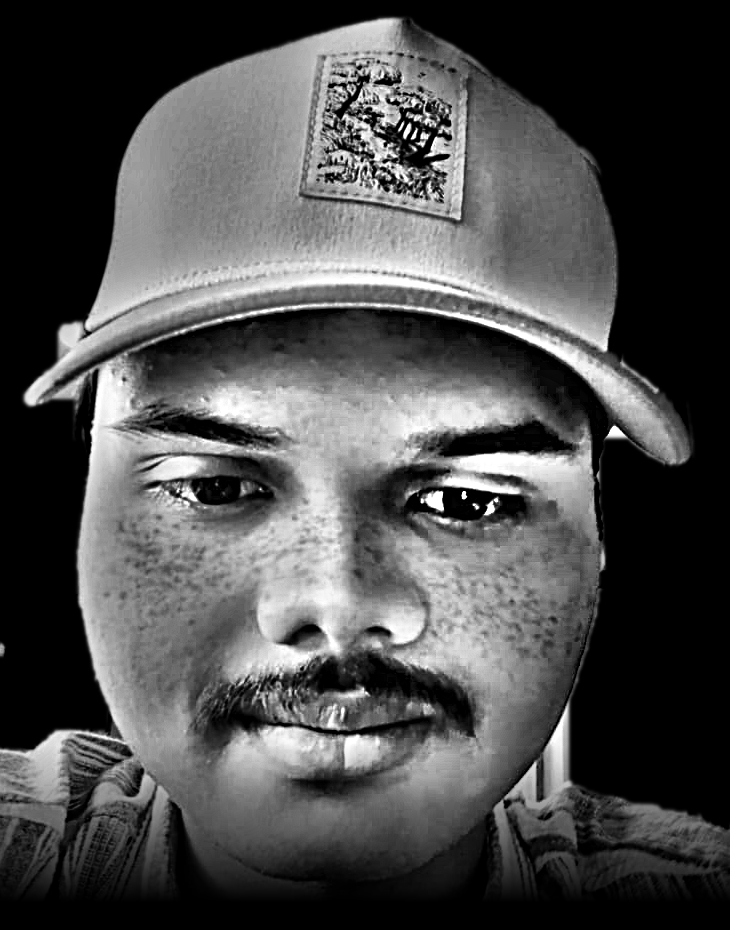
#> input picture source-prepped.png, 730 x 930 px
$ python make_ascii_svg.py
#> lines starting #> are read from the running program, lines starting #| are printed output that depends on the picture
"""source-prepped.png -> self-typing monochrome ASCII portrait (avi-ascii.svg).
Bright pixels -> dense glyphs, black -> blank, drawn on a dark card."""
import cv2, numpy as np
from xml.sax.saxutils import escape

COLS = 100
RAMP = " .`:-=+*cs#%@"          # blank -> dense
CHAR_W, LINE_H, FONT = 6.0, 10.0, 10   # glyph cell in SVG px
FILL, BG = "#c9d1d9", "#0d1117"

img = cv2.imread("source-prepped.png", 0)
#> img is the input picture: shape (930, 730); min 0, max 255, mean 76
h, w = img.shape
#> h = 930; w = 730
rows = int(COLS * h / w * (CHAR_W / LINE_H))
#> rows = 76
small = cv2.resize(img, (COLS, rows), interpolation=cv2.INTER_AREA).astype(float) / 255
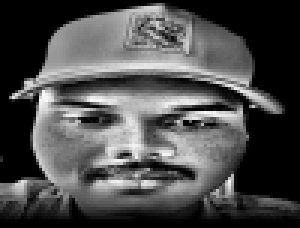
#> small: shape (76, 100) float64 (shown 3 times larger); min 0, max 0.988, mean 0.298
fgv = small[small > 0.04]
#> fgv = 4958 values, max 0.988 at index 1984, min 0.0431 at index 0, mean 0.456
lo, hi = np.percentile(fgv, 4), np.percentile(fgv, 99)
#> lo = 0.0784; hi = 0.914
small = np.where(small > 0.04, np.clip((small - lo) / (hi - lo), 0, 1) ** 1.25, 0)  # push midtones down so features read
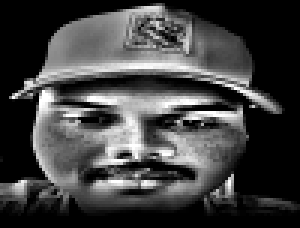
#> small: shape (76, 100) float64 (shown 3 times larger); min 0, max 1, mean 0.257
idx = (small * (len(RAMP) - 1)).round().astype(int)
lines = ["".join(RAMP[i] for i in r).rstrip() for r in idx]

W, H = COLS * CHAR_W + 20, rows * LINE_H + 20
#> W = 620; H = 780
out = [f'<svg xmlns="http://www.w3.org/2000/svg" viewBox="0 0 {W:.0f} {H:.0f}" width="{W:.0f}" height="{H:.0f}">',
       f'<rect width="100%" height="100%" rx="10" fill="{BG}"/>', "<defs>"]
for i in range(rows):
    t = i * 0.07
    out.append(f'<clipPath id="r{i}"><rect x="10" y="{10+i*LINE_H-1:.1f}" width="0" height="{LINE_H+1}">'
               f'<animate attributeName="width" from="0" to="{COLS*CHAR_W:.0f}" dur="0.55s" begin="{t:.2f}s" fill="freeze"/>'
               f'</rect></clipPath>')
out.append("</defs>")
for i, ln in enumerate(lines):
    if not ln.strip():
        continue
    y = 10 + (i + 1) * LINE_H - 2
    out.append(f'<text x="10" y="{y:.1f}" font-family="ui-monospace,Menlo,Consolas,\'DejaVu Sans Mono\',monospace" '
               f'font-size="{FONT}" fill="{FILL}" xml:space="preserve" textLength="{len(ln)*CHAR_W:.0f}" '
               f'lengthAdjust="spacing" clip-path="url(#r{i})">{escape(ln)}</text>')
    t = i * 0.07   # block cursor riding the wipe edge, then vanishing
    out.append(f'<rect y="{10+i*LINE_H:.1f}" width="{CHAR_W}" height="{LINE_H-1}" fill="{FILL}" opacity="0">'
               f'<animate attributeName="x" from="10" to="{10+COLS*CHAR_W:.0f}" dur="0.55s" begin="{t:.2f}s" fill="freeze"/>'
               f'<animate attributeName="opacity" values="0.9;0.9;0" keyTimes="0;0.95;1" dur="0.55s" begin="{t:.2f}s" fill="freeze"/></rect>')
#> this loop made 76 passes
#> (y, t) on passes 2 to 13: (28, 0.07), (38, 0.14), (48, 0.21), (58, 0.28), (68, 0.35), (78, 0.42), (88, 0.49), (98, 0.56), (108, 0.63), (118, 0.7), (128, 0.77), (138, 0.84)
#> ln on pass 1: ''
#> after the loop, out = 222 items
out.append("</svg>")
open("avi-ascii.svg", "w").write("\n".join(out))
open("ascii-preview.txt", "w").write("\n".join(lines))
print(f"wrote avi-ascii.svg  ({COLS}x{rows})")
#| wrote avi-ascii.svg  (100x76)
